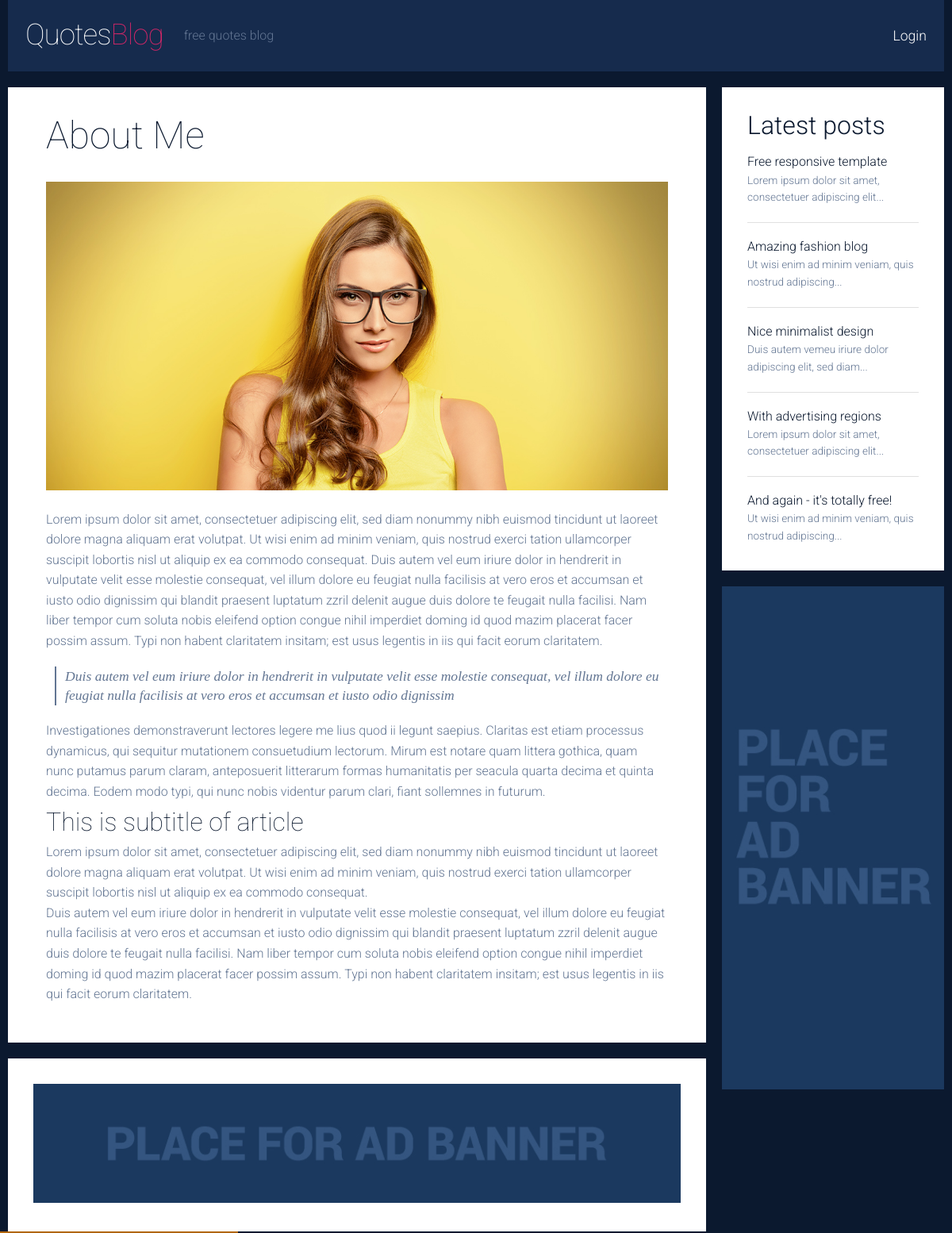
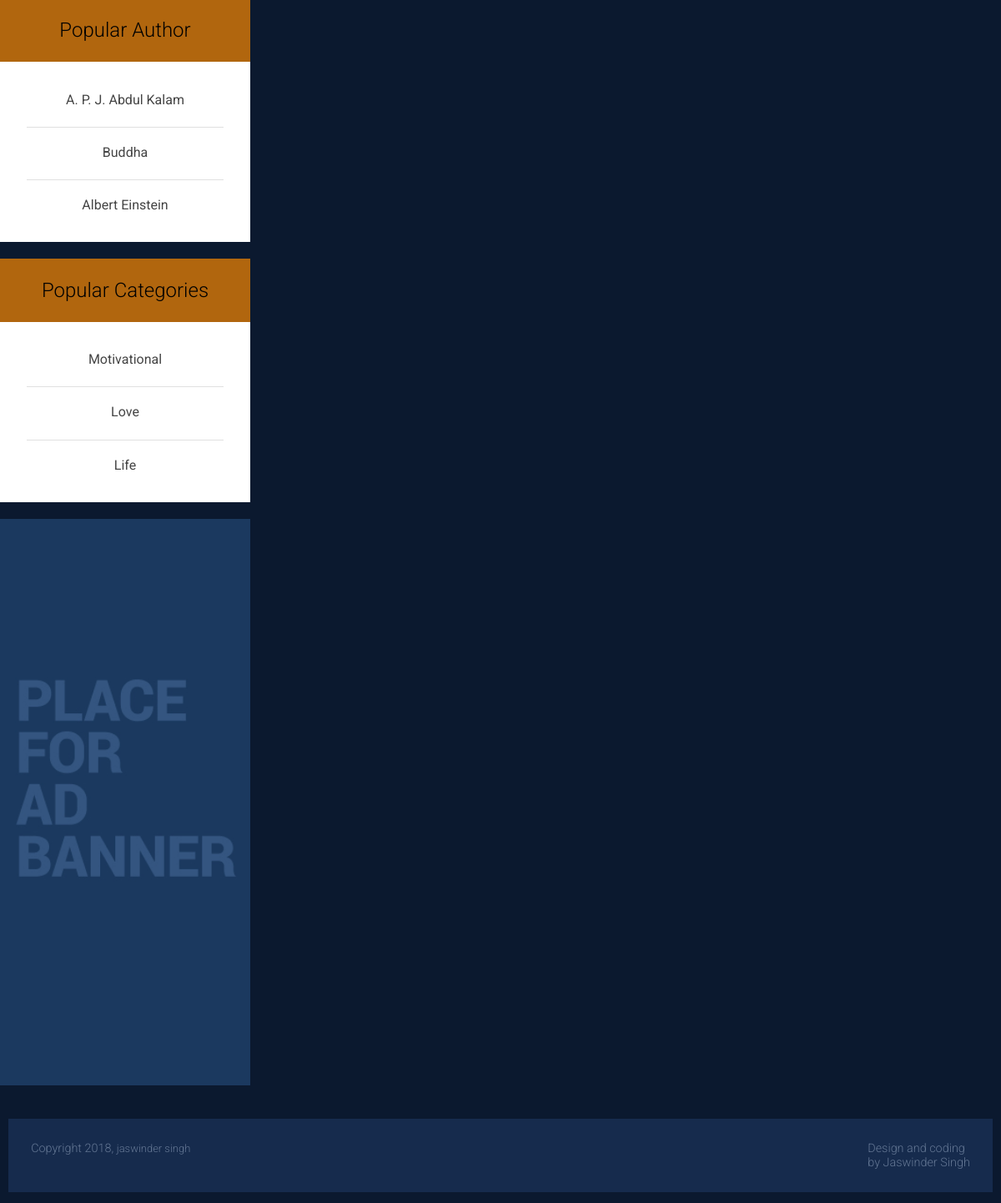
The page /about/ on the database its author committed (2 pictures, top to bottom).
### quotes/models.py (models this page shows)
class author(models.Model):
	name = models.CharField(max_length=30)
	user = models.ForeignKey(settings.AUTH_USER_MODEL, on_delete=models.CASCADE,default=1)
	submitedon = models.DateField(default=datetime.date.today)
	isapproved = models.BooleanField(default=False)
	isdeleted = models.BooleanField(default=False)

class category(models.Model):
	name = models.CharField(max_length=30)
	submitedon = models.DateField(default=datetime.date.today)
	user = models.ForeignKey(settings.AUTH_USER_MODEL, on_delete=models.CASCADE,default=1)
	isapproved = models.BooleanField(default=False)
	isdeleted = models.BooleanField(default=False)

### quotes/views.py (the view)
# urls.py: path('about/', views.about, name='about'),
def about(request):
	return render(request,"about.html")

### quotes/context_processors.py (called while the page is built)
def categories(request):
	return {
		'categories': category.objects.all()[:3],
		'authors': author.objects.all()[:3]
	}

### quotes/templates/about.html
{% extends 'base.html' %}
   {% block pagecontent %}
      <section id="article-section" class="line">
         <div class="margin">
            <div class="s-12 l-9">
               <article class="margin-bottom">
                  <div class="post-text">
                     <h1>About Me</h1>
                     <img src="img/post3-big.jpg" alt="Fashion">
                     <p>
                        Lorem ipsum dolor sit amet, consectetuer adipiscing elit, sed diam nonummy nibh euismod tincidunt ut laoreet dolore magna
                        aliquam erat volutpat. Ut wisi enim ad minim veniam, quis nostrud exerci tation ullamcorper suscipit lobortis nisl ut aliquip
                        ex ea commodo consequat. Duis autem vel eum iriure dolor in hendrerit in vulputate velit esse molestie consequat, vel illum
                        dolore eu feugiat nulla facilisis at vero eros et accumsan et iusto odio dignissim qui blandit praesent luptatum zzril delenit
                        augue duis dolore te feugait nulla facilisi. Nam liber tempor cum soluta nobis eleifend option congue nihil imperdiet doming
                        id quod mazim placerat facer possim assum. Typi non habent claritatem insitam; est usus legentis in iis qui facit eorum claritatem.
                     </p>
                     <br>
                     <blockquote>
                        Duis autem vel eum iriure dolor in hendrerit in vulputate velit esse molestie consequat, vel illum
                        dolore eu feugiat nulla facilisis at vero eros et accumsan et iusto odio dignissim
                     </blockquote>
                     <br>
                     <p>
                        Investigationes demonstraverunt lectores legere me lius quod ii legunt saepius. Claritas est etiam processus dynamicus,
                        qui sequitur mutationem consuetudium lectorum. Mirum est notare quam littera gothica, quam nunc putamus parum claram,
                        anteposuerit litterarum formas humanitatis per seacula quarta decima et quinta decima. Eodem modo typi, qui nunc nobis
                        videntur parum clari, fiant sollemnes in futurum.
                     </p>
                     <h2>This is subtitle of article</h2>
                     <p>
                        Lorem ipsum dolor sit amet, consectetuer adipiscing elit, sed diam nonummy nibh euismod tincidunt ut laoreet dolore magna
                        aliquam erat volutpat. Ut wisi enim ad minim veniam, quis nostrud exerci tation ullamcorper suscipit lobortis nisl ut aliquip
                        ex ea commodo consequat.
                     </p>
                     <p>
                        Duis autem vel eum iriure dolor in hendrerit in vulputate velit esse molestie consequat, vel illum
                        dolore eu feugiat nulla facilisis at vero eros et accumsan et iusto odio dignissim qui blandit praesent luptatum zzril delenit
                        augue duis dolore te feugait nulla facilisi. Nam liber tempor cum soluta nobis eleifend option congue nihil imperdiet doming
                        id quod mazim placerat facer possim assum. Typi non habent claritatem insitam; est usus legentis in iis qui facit eorum claritatem.
                     </p>
                  </div>
               </article>
               <div class="line">
                  <div class="advertising horizontal">
                     <img src="img/banner-horizontal.jpg" alt="ad banner">
                  </div>
               </div>
            </div>
            <div class="s-12 l-3">
               <aside>
                  <div class="aside-block margin-bottom">
                     <h3>Latest posts</h3>
                     <a class="latest-posts" href="post-1.html">
                        <h5>Free responsive template</h5>
                        <p>
                           Lorem ipsum dolor sit amet, consectetuer adipiscing elit...
                        </p>
                     </a>
                     <a class="latest-posts" href="post-2.html">
                        <h5>Amazing fashion blog</h5>
                        <p>
                           Ut wisi enim ad minim veniam, quis nostrud adipiscing...
                        </p>
                     </a>
                     <a class="latest-posts" href="post-3.html">
                        <h5>Nice minimalist design</h5>
                        <p>
                           Duis autem vemeu iriure dolor adipiscing elit, sed diam...
                        </p>
                     </a>
                     <a class="latest-posts" href="post-4.html">
                        <h5>With advertising regions</h5>
                        <p>
                           Lorem ipsum dolor sit amet, consectetuer adipiscing elit...
                        </p>
                     </a>
                     <a class="latest-posts" href="post-5.html">
                        <h5>And again - it's totally free!</h5>
                        <p>
                           Ut wisi enim ad minim veniam, quis nostrud adipiscing...
                        </p>
                     </a>
                  </div>
                  <div class="advertising margin-bottom">
                     <img src="img/banner.jpg" alt="ad banner">
                  </div>
               </aside>
            </div>
         </div>
      </section>
       {% endblock %}

### quotes/templates/base.html (shortened to what this page needs)
{% load static %}
<!DOCTYPE html>
<html lang="en-US">
   <head>
      <link rel="stylesheet" href='{%static "css/components.css" %}'>
      <link rel="stylesheet" href='{% static "css/responsee.css" %}'>
      <link rel="stylesheet" href='{%static "css/template-style.css"%}'>
   </head>
   <body class="size-1140">
      <header class="margin-bottom">
         <div class="line">
            <nav>
               <div class="top-nav">
                  <a class="logo" href="{% url 'index' %}">
                  Quotes<span>Blog</span>
                  </a>
                  <h1>free quotes blog</h1>
                  <ul class="top-ul right">
                   {% if user.is_authenticated %}
                     <li>
                        <a>Welcome: {{user.username}}</a>
                     </li>
                     <li>
                        <a href="/user/profile/">Dashboard</a>
                     </li>
                     <li>
                        <a href="/accounts/logout/?next=/">Logout</a>
                     </li>
                   {% else %}
                     <li>
                        <a href="/accounts/login/">Login</a>
                     </li>
                   {%endif%}
                  </ul>
               </div>
            </nav>
         </div>
      </header>
      {% block pagecontent %}
      {% endblock %}
         <div class="s-12 l-3" >
            <article class="post-3 line" style="padding: 1em 1em 1em;font-size: x-large;color: black;" >
               <center>Popular Author</center>
            </article>
            <aside>
               <div class="aside-block margin-bottom">
                     <center>
                        {% for author in authors %}
                        <a class="latest-posts" href="/quotes/author/{{author.name}}">
                        <h5>{{author.name}}</h5>
                        </a>
                        {% endfor %}
                     </center>
               </div>
            </aside>
            <article class="post-3 line" style="padding: 1em 1em 1em;font-size: x-large;color: black;" >
               <center>Popular Categories</center>
            </article>
            <aside>
               <div class="aside-block margin-bottom">
                     <center>
                        {% for category in categories %}
                        <a class="latest-posts" href="/quotes/category/{{category.name}}">
                        <h5>{{category.name}}</h5>
                        </a>
                        {% endfor %}
                     </center>
                  </div>
                  <div class="advertising margin-bottom">
                     <img src="/static/img/banner.jpg" alt="ad banner">
                  </div>
            </aside>
         </div>
      <div class="line">
         <footer>
            <div class="s-12 l-8">
               <p>
                  Copyright 2018, <a href="http://jaswinder.info/">jaswinder singh</a><br>
               </p>
            </div>
            <div class="s-12 l-4">
               <a class="right" href="http://jaswinder.info/" title="">Design and coding<br>
               by Jaswinder Singh
               </a>
            </div>
         </footer>
      </div>
   </body>
</html>

### static/css/responsee.css (style rules this page uses)
* { -webkit-box-sizing:border-box; -moz-box-sizing:border-box; box-sizing:border-box; margin:0; }
body { background:none repeat scroll 0 0 #d3d3d3; font-size:100%; margin:0; font-family:"Open Sans",Arial,sans-serif; color:#444; }
h1, h2, h3, h4, h5, h6 { color:#444; font-weight: normal; margin:0.2em 0 0.2em 0; }
h1 { font-size:2.4em; }
h2 { font-size:2em; }
h3 { font-size:1.6em; }
h5 { font-size:1em; }
a, a:link, a:visited, a:hover, a:active { text-decoration:none; color:#444; }
img { border:0; height:auto; width:100%; }
.size-1140 .line { margin:0 auto; max-width:90.25em; padding:0 0.625em; }
nav { display:block; width:100%; background:#262626; }
.line:after,nav:after,.center:after,.box:after { clear:both; content:"."; display:block; height:0; line-height:0; visibility:hidden; }
.top-nav ul { padding:0; }
.top-nav li { float:left; list-style:none outside none; cursor:pointer; }
.top-nav li a { padding:1.25em; display:block; color:#fff; }
.aside-nav li li a, .aside-nav li li.active-item a, .aside-nav li li.aside-sub-submenu li a, .aside-nav > ul > li > a, .aside-nav > ul > li.active-item > a:link, .aside-nav > ul > li.active-item > a:visited, .aside-nav li > ul, .top-nav .active-item a, .top-nav li a, .aside-nav li a, .top-nav li ul li a, .top-nav li a,.top-nav li a, .top-nav li ul li a, .top-nav li ul li ul li a { transition:background 0.20s linear 0s; -o-transition:background 0.20s linear 0s; -ms-transition:background 0.20s linear 0s; -moz-transition:background 0.20s linear 0s; -webkit-transition:background 0.20s linear 0s; }
.margin { margin:0 -0.625em; }
.line { clear:left; }
.line .line { padding:0; }
.margin-bottom { margin-bottom:1.25em; }
.s-1, .s-2,.s-five,.s-3, .s-4, .s-5, .s-6, .s-7, .s-8, .s-9, .s-10, .s-11, .s-12, .l-1, .l-2, .l-five, .l-3, .l-4, .l-5, .l-6, .l-7, .l-8, .l-9, .l-10, .l-11, .l-12 { float:left; position:relative; }
.s-12 { width:100%; }
.margin > .s-1,.margin > .s-2,.margin > .s-five,.margin > .s-3,.margin > .s-4,.margin > .s-5,.margin > .s-6,.margin > .s-7,.margin > .s-8,.margin > .s-9,.margin > .s-10,.margin > .s-11,.margin > .s-12, .margin > .l-1,.margin > .l-2,.margin > .l-five,.margin > .l-3,.margin > .l-4,.margin > .l-5,.margin > .l-6,.margin > .l-7,.margin > .l-8,.margin > .l-9,.margin > .l-10,.margin > .l-11,.margin > .l-12 { padding:0 0.625em; }
.margin > .s-12 { width:100%; }
.l-3 { width:25%; }
.l-4 { width:33.3333%; }
.l-8 { width:66.6666%; }
.l-9 { width:75%; }
.margin > .l-3 { width:25%; }
.margin > .l-9 { width:75%; }
.right { float:right; }

### rows shown on the page
author: name "A. P. J. Abdul Kalam"
author: name "Buddha"
author: name "Albert Einstein"
category: name "Motivational"
category: name "Love"
category: name "Life"
